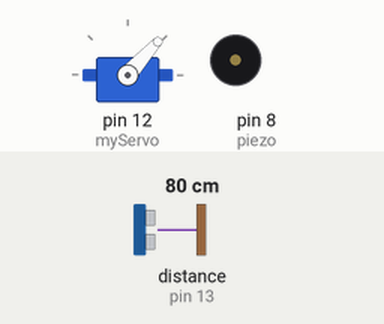
Bench run of a sketch on a simulated Arduino Uno, built with avr-gcc and run on an emulated ATmega328P. Parts: servo, buzzer (waves = sounding). Wiring (inferred from the names in the program): ultrasonic range finder: trigger pin 10; echo pin 13. The inputs (shaded band) are chosen by the test bench; at power-on: distance to the obstacle (sensor on pin 13) 80 cm. The echo pulse lasts 58.3 µs per cm; what the sketch prints to the serial monitor is not drawn.

Above: at 1.2 s.
1.3 s: distance to the obstacle (sensor on pin 13) set to 2 cm
At 2.3 s:
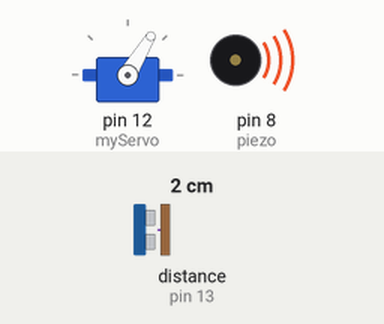
4.3 s: distance to the obstacle (sensor on pin 13) set to 7 cm
7.3 s: distance to the obstacle (sensor on pin 13) set to 10 cm
At 8.4 s:
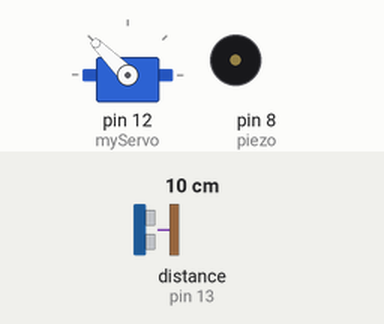
10.3 s: distance to the obstacle (sensor on pin 13) set to 4 cm
At 10.49 s:
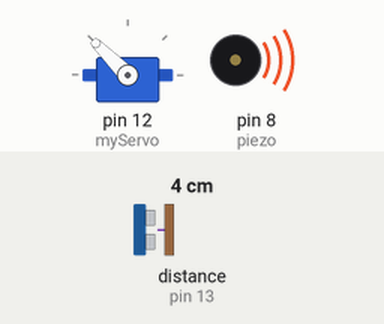
13.3 s: distance to the obstacle (sensor on pin 13) set to 120 cm
At 14.1 s:
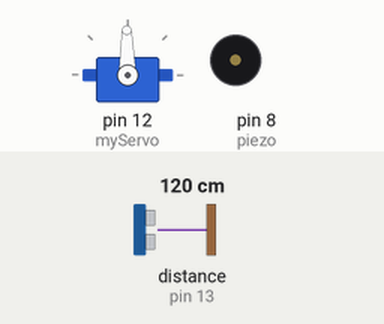
16.3 s: distance to the obstacle (sensor on pin 13) set to 5 cm
At 17.0 s:
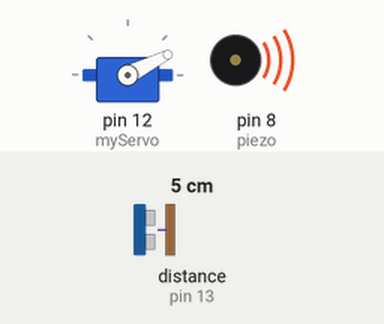
Timing chart, 0 to 35.1 s (numbered marks = the images above; inputs shaded):
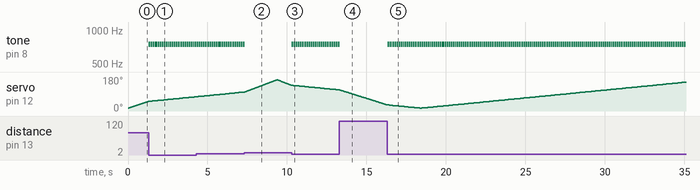

The sketch:

RADAR.ino
```cpp
  //Libreria Servo
#include <Servo.h>
//Pin del sensore ultrasuoni
const int trigPin = 10;
const int echoPin = 13;
//Pin del Piezo
const int piezo = 8;
//Variabili varie
long duration;
int distance;
Servo myServo; //Oggetto per controllare il servo
void setup() {
  pinMode(trigPin, OUTPUT); //Roba in output
  pinMode(echoPin, INPUT); //Roba in input
  Serial.begin(9600);
  myServo.attach(12); //Pin servo
}
void loop() {
  //Ruota il servo da 15 a 165 gradi
  for(int i=15;i<=165;i++){
  myServo.write(i);
  delay(30);
  distance = calculateDistance();  //Qui fa roba con la funzione per calcolare la distanza con il sensore
  Serial.print(i); //Stampiamo i dati del caso sulla seriale
  Serial.print(",");
  Serial.print(distance);
  Serial.print(".");
  if (distance < 8){
   tone(piezo, 750, 100);
   delay(90);
   tone(piezo, 0, 100);
  }
 }
  // Fa di nuovo la stessa cosa come fa un radar
  for(int i=165;i>15;i--){
  myServo.write(i);
  delay(30);
  distance = calculateDistance();
  Serial.print(i);
  Serial.print(",");
  Serial.print(distance);
  Serial.print(".");
  if (distance < 8){
   tone(piezo, 750, 100);
   delay(90);
   tone(piezo, 0, 100);
  }
 }
}
//Funzione per calcolare la distanza (Fonte: docum. sens. arduino)
int calculateDistance(){
  digitalWrite(trigPin, LOW);
  delayMicroseconds(2);
  // Sets the trigPin on HIGH state for 10 micro seconds
  digitalWrite(trigPin, HIGH);
  delayMicroseconds(10);  //Ho sostituito i nomi dei pin nelle varie righe corrispondenti a quelli che ho messo sopra
  digitalWrite(trigPin, LOW);
  duration = pulseIn(echoPin, HIGH); // Reads the echoPin, returns the sound wave travel time in microseconds
  distance= duration*0.034/2;
  return distance;
}
```

Measured:
- the behaviour switches between 8 and 9 cm on distance to the obstacle (sensor on pin 13) (found by bisection; images 1 and 2)
- after the input at 1.3 s, tone on pin 8 (piezo): alternates 750 Hz for 0.09 s and silent for 0.03 s, starting at once
- after the input at 7.3 s, tone on pin 8 (piezo): goes on until 7.3 s, then stays silent
- after the input at 10.3 s, tone on pin 8 (piezo): alternates 750 Hz for 0.09 s and silent for 0.03 s, starting at once
- after the input at 13.3 s, tone on pin 8 (piezo): goes on until 13.3 s, then stays silent
- after the input at 16.3 s, tone on pin 8 (piezo): alternates 750 Hz for 0.09 s and silent for 0.03 s, starting at once
